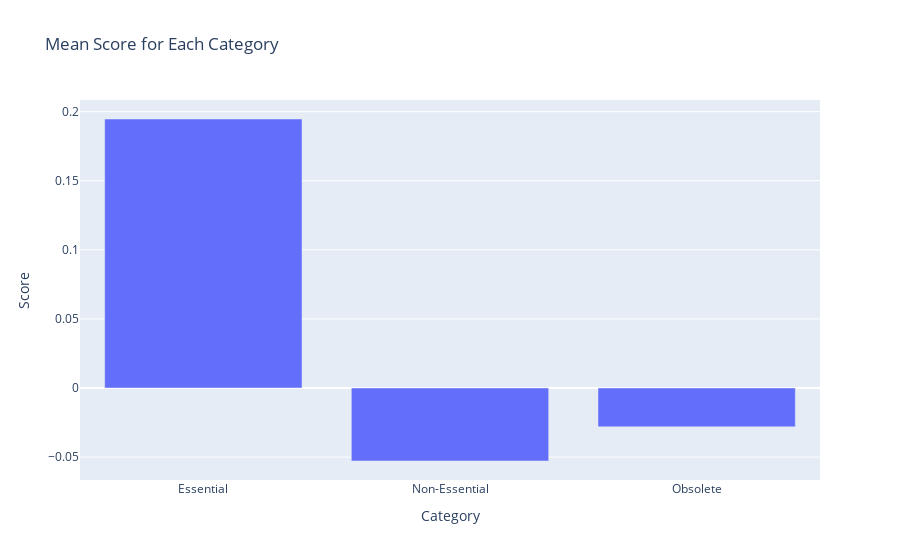

The cell this chart's notebook holds for it:
### Code cell
import plotly.express as px

# Assuming you have sorted_cluster_data available

# Calculate mean scores for each category
mean_scores = sorted_cluster_data.groupby('Category')['Score'].mean().reset_index()

# Create an interactive bar chart using Plotly Express
fig = px.bar(mean_scores, x='Category', y='Score', title='Mean Score for Each Category')
fig.show()

### Figure 1 — Plotly figure (JSON) as saved in the notebook; plotly's stock layout.template omitted (floating-point values rounded to 4 significant figures)
{"data": [{"alignmentgroup": "True", "hovertemplate": "Category=%{x}<br>Score=%{y}<extra></extra>", "legendgroup": "", "marker": {"color": "#636efa", "pattern": {"shape": ""}}, "name": "", "offsetgroup": "", "orientation": "v", "showlegend": false, "textposition": "auto", "type": "bar", "x": ["Essential", "Non-Essential", "Obsolete"], "xaxis": "x", "y": [0.1947, -0.05286, -0.02814], "yaxis": "y"}], "layout": {"barmode": "relative", "legend": {"tracegroupgap": 0}, "title": {"text": "Mean Score for Each Category"}, "xaxis": {"anchor": "y", "domain": [0, 1], "title": {"text": "Category"}}, "yaxis": {"anchor": "x", "domain": [0, 1], "title": {"text": "Score"}}}}
